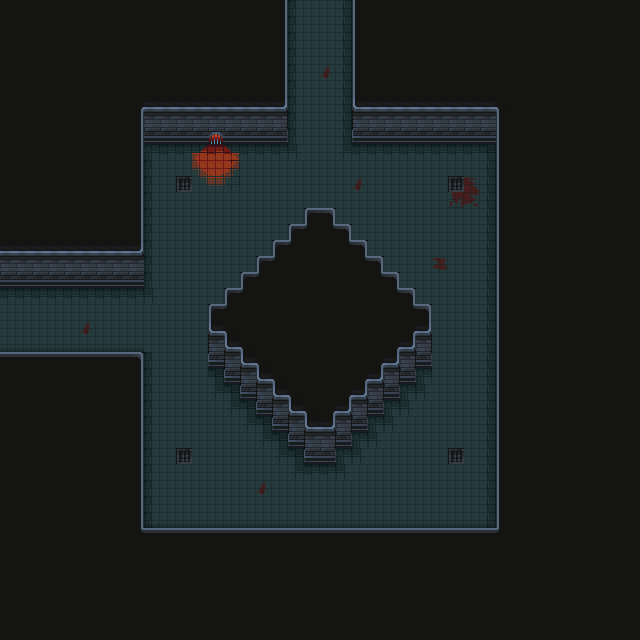

A 2D game scene composited from a Tiled map and its tileset images. What follows is a short description and the map's XML, with each tile layer's data collapsed to a summary:
An orthogonal 40x40 tile map with 16x16 px tiles, 3 tile layers (Sol, Murs, Objets 1) and 39 objects (34x Collisions, 5x spawn_mob).

<map version="1.10" tiledversion="1.10.2" orientation="orthogonal" renderorder="right-down" width="40" height="40" tilewidth="16" tileheight="16" infinite="0" nextlayerid="5" nextobjectid="56">
 <tileset firstgid="1" source="Nv 1.tsx" />
 <layer id="2" name="Sol" width="40" height="40">
  <data>[1600 cells, 460 non-empty, 24 distinct tile ids]</data>
 </layer>
 <layer id="1" name="Murs" width="40" height="40">
  <data>[1600 cells, 1140 non-empty, 20 distinct tile ids]</data>
 </layer>
 <layer id="3" name="Objets 1" width="40" height="40">
  <data>[1600 cells, 0 non-empty, 0 distinct tile ids]</data>
 </layer>
 <objectgroup id="4" name="objets">
  <object id="12" name="collisions" type="Collisions" x="304" y="208" width="32" height="16" />
  <object id="13" name="collisions" type="Collisions" x="288" y="224" width="16" height="16" />
  <object id="14" name="collisions" type="Collisions" x="272" y="240" width="16" height="16" />
  <object id="15" name="collisions" type="Collisions" x="256" y="256" width="16" height="16" />
  <object id="16" name="collisions" type="Collisions" x="240" y="272" width="16" height="16" />
  <object id="17" name="collisions" type="Collisions" x="224" y="288" width="16" height="16" />
  <object id="20" name="collisions" type="Collisions" x="208" y="304" width="16" height="64" />
  <object id="21" name="collisions" type="Collisions" x="224" y="368" width="16" height="16" />
  <object id="22" name="collisions" type="Collisions" x="240" y="384" width="16" height="16" />
  <object id="23" name="collisions" type="Collisions" x="256" y="400" width="16" height="16" />
  <object id="24" name="collisions" type="Collisions" x="272" y="416" width="16" height="16" />
  <object id="25" name="collisions" type="Collisions" x="288" y="432" width="16" height="16" />
  <object id="26" name="collisions" type="Collisions" x="304" y="448" width="32" height="16" />
  <object id="27" name="collisions" type="Collisions" x="336" y="432" width="16" height="16" />
  <object id="28" name="collisions" type="Collisions" x="352" y="416" width="16" height="16" />
  <object id="29" name="collisions" type="Collisions" x="368" y="400" width="16" height="16" />
  <object id="30" name="collisions" type="Collisions" x="384" y="384" width="16" height="16" />
  <object id="31" name="collisions" type="Collisions" x="400" y="368" width="16" height="16" />
  <object id="33" name="collisions" type="Collisions" x="416" y="304" width="16" height="64" />
  <object id="34" name="collisions" type="Collisions" x="400" y="288" width="16" height="16" />
  <object id="35" name="collisions" type="Collisions" x="384" y="272" width="16" height="16" />
  <object id="36" name="collisions" type="Collisions" x="368" y="256" width="16" height="16" />
  <object id="37" name="collisions" type="Collisions" x="352" y="240" width="16" height="16" />
  <object id="38" name="collisions" type="Collisions" x="336" y="224" width="16" height="16" />
  <object id="39" name="collisions" type="Collisions" x="272" y="0" width="16" height="144" />
  <object id="40" name="collisions" type="Collisions" x="144" y="128" width="128" height="16" />
  <object id="41" name="collisions" type="Collisions" x="128" y="128" width="16" height="158" />
  <object id="42" name="collisions" type="Collisions" x="0" y="270" width="128" height="16" />
  <object id="43" name="collisions" type="Collisions" x="0" y="352" width="144" height="16" />
  <object id="44" name="collisions" type="Collisions" x="128" y="368" width="16" height="160" />
  <object id="45" name="collisions" type="Collisions" x="128" y="528" width="384" height="16" />
  <object id="46" name="collisions" type="Collisions" x="496" y="140.667" width="16" height="403.333" />
  <object id="49" name="collisions" type="Collisions" x="352" y="128" width="160" height="16" />
  <object id="50" name="collisions" type="Collisions" x="352" y="0" width="16" height="128" />
  <object id="51" name="mort" type="spawn_mob" x="208" y="192">
   <point />
  </object>
  <object id="52" name="mort" type="spawn_mob" x="464" y="448">
   <point />
  </object>
  <object id="53" name="mort" type="spawn_mob" x="432" y="496">
   <point />
  </object>
  <object id="54" name="mort" type="spawn_mob" x="256" y="496">
   <point />
  </object>
  <object id="55" name="mort" type="spawn_mob" x="432" y="176">
   <point />
  </object>
 </objectgroup>
</map>
